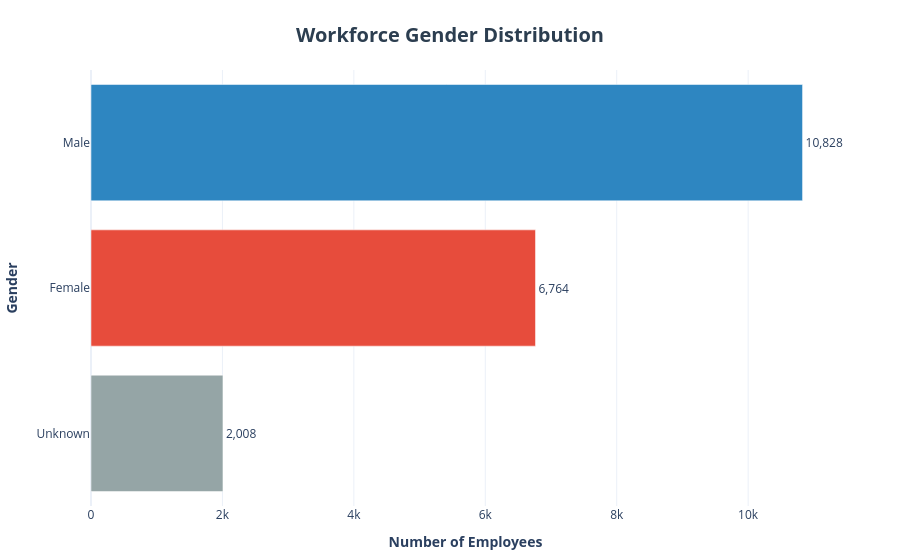

The notebook cell saved with this chart:
### Markdown cell above
### Question 2 (Enhanced): Workforce Gender Representation (Horizontal Bar Chart)
Present workforce gender distribution with a styled horizontal bar chart, labeled values, and distinct categorical color mapping.

### Code cell
gender_df = (
    df['gender']
    .value_counts()
    .reset_index()
)
gender_df.columns = ['gender', 'employee_count']

fig = px.bar(
    gender_df,
    x="employee_count",
    y="gender",
    orientation="h", 
    title="<b>Workforce Gender Distribution</b>",
    text="employee_count",
    color="gender",        
    color_discrete_map={
        "Male": "#2E86C1",     
        "Female": "#E74C3C",   
        "Unknown": "#95A5A6"   
    }
)

fig.update_traces(
    texttemplate='%{text:,.0f}',
    textposition='outside',      
    cliponaxis=False
)

fig.update_layout(
    template="plotly_white",
    title={
        'y': 0.95,
        'x': 0.5,
        'xanchor': 'center',
        'yanchor': 'top',
        'font': {'size': 20, 'color': '#2C3E50'}
    },
    xaxis_title="<b>Number of Employees</b>",
    yaxis_title="<b>Gender</b>",
    yaxis={'categoryorder': 'total ascending'}, 
    showlegend=False,  
    margin=dict(t=70, b=50, l=80, r=60)
)

fig.show()

### Figure 1 — Plotly figure (JSON) as saved in the notebook; plotly's stock layout.template omitted (floating-point values rounded to 4 significant figures)
{"data": [{"alignmentgroup": "True", "cliponaxis": false, "hovertemplate": "gender=%{y}<br>employee_count=%{text}<extra></extra>", "legendgroup": "Male", "marker": {"color": "#2E86C1", "pattern": {"shape": ""}}, "name": "Male", "offsetgroup": "Male", "orientation": "h", "showlegend": true, "text": [10828], "textposition": "outside", "texttemplate": "%{text:,.0f}", "type": "bar", "x": [10828], "xaxis": "x", "y": ["Male"], "yaxis": "y"}, {"alignmentgroup": "True", "cliponaxis": false, "hovertemplate": "gender=%{y}<br>employee_count=%{text}<extra></extra>", "legendgroup": "Female", "marker": {"color": "#E74C3C", "pattern": {"shape": ""}}, "name": "Female", "offsetgroup": "Female", "orientation": "h", "showlegend": true, "text": [6764], "textposition": "outside", "texttemplate": "%{text:,.0f}", "type": "bar", "x": [6764], "xaxis": "x", "y": ["Female"], "yaxis": "y"}, {"alignmentgroup": "True", "cliponaxis": false, "hovertemplate": "gender=%{y}<br>employee_count=%{text}<extra></extra>", "legendgroup": "Unknown", "marker": {"color": "#95A5A6", "pattern": {"shape": ""}}, "name": "Unknown", "offsetgroup": "Unknown", "orientation": "h", "showlegend": true, "text": [2008], "textposition": "outside", "texttemplate": "%{text:,.0f}", "type": "bar", "x": [2008], "xaxis": "x", "y": ["Unknown"], "yaxis": "y"}], "layout": {"barmode": "relative", "legend": {"title": {"text": "gender"}, "tracegroupgap": 0}, "margin": {"b": 50, "l": 80, "r": 60, "t": 70}, "showlegend": false, "title": {"font": {"color": "#2C3E50", "size": 20}, "text": "<b>Workforce Gender Distribution</b>", "x": 0.5, "xanchor": "center", "y": 0.95, "yanchor": "top"}, "xaxis": {"anchor": "y", "domain": [0, 1], "title": {"text": "<b>Number of Employees</b>"}}, "yaxis": {"anchor": "x", "categoryarray": ["Unknown", "Female", "Male"], "categoryorder": "total ascending", "domain": [0, 1], "title": {"text": "<b>Gender</b>"}}}}
